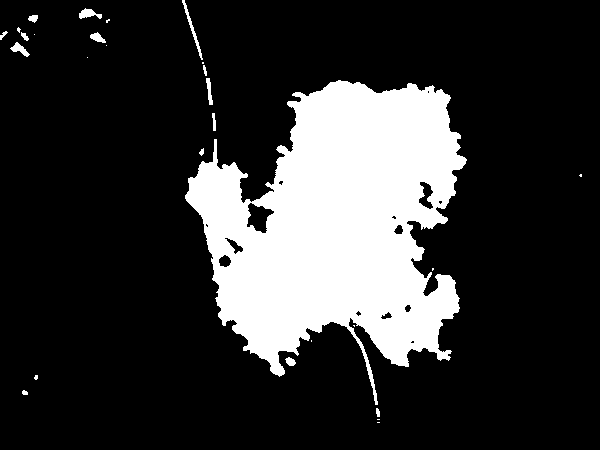
#> input picture mask.png, 600 x 450 px, found by its file name
$ python dilate.py
#> lines starting #> are read from the running program, lines starting #| are printed output that depends on the picture; after the words box and inside, x2 and y2 are one past the last pixel; in counts of white or black regions, pixels touching at a corner belong together
import cv2
import numpy as np

# Cargar imagen binaria con huecos
img = cv2.imread('mask.png')
#> img is the input picture: shape (450, 600, 3); 19.9% white; 28 white regions (13 under 20 px), largest, box (x1, y1, x2, y2) and area: (185, 80, 467, 405) 52637, (182, 0, 203, 60) 181, (79, 8, 102, 19) 140

# Definir tamaño del elemento estructural
kernel = np.ones((3,3), np.uint8)

# Dilatar píxeles negros para rellenar huecos
img_dilation = cv2.dilate(img, kernel, iterations=3)
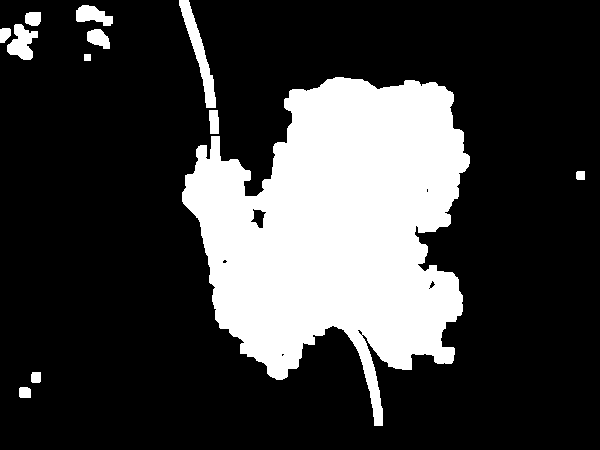
#> img_dilation: shape (450, 600, 3); 23.8% white; 12 white regions, largest, box (x1, y1, x2, y2) and area: (182, 77, 470, 426) 60725, (179, 0, 216, 108) 1146, (7, 24, 38, 60) 654

# Mostrar imagen original y la imagen con huecos rellenos
cv2.imshow('Imagen Original', img)
cv2.imshow('Imagen con Huecos Rellenos', img_dilation)
cv2.waitKey(0)
cv2.destroyAllWindows()
